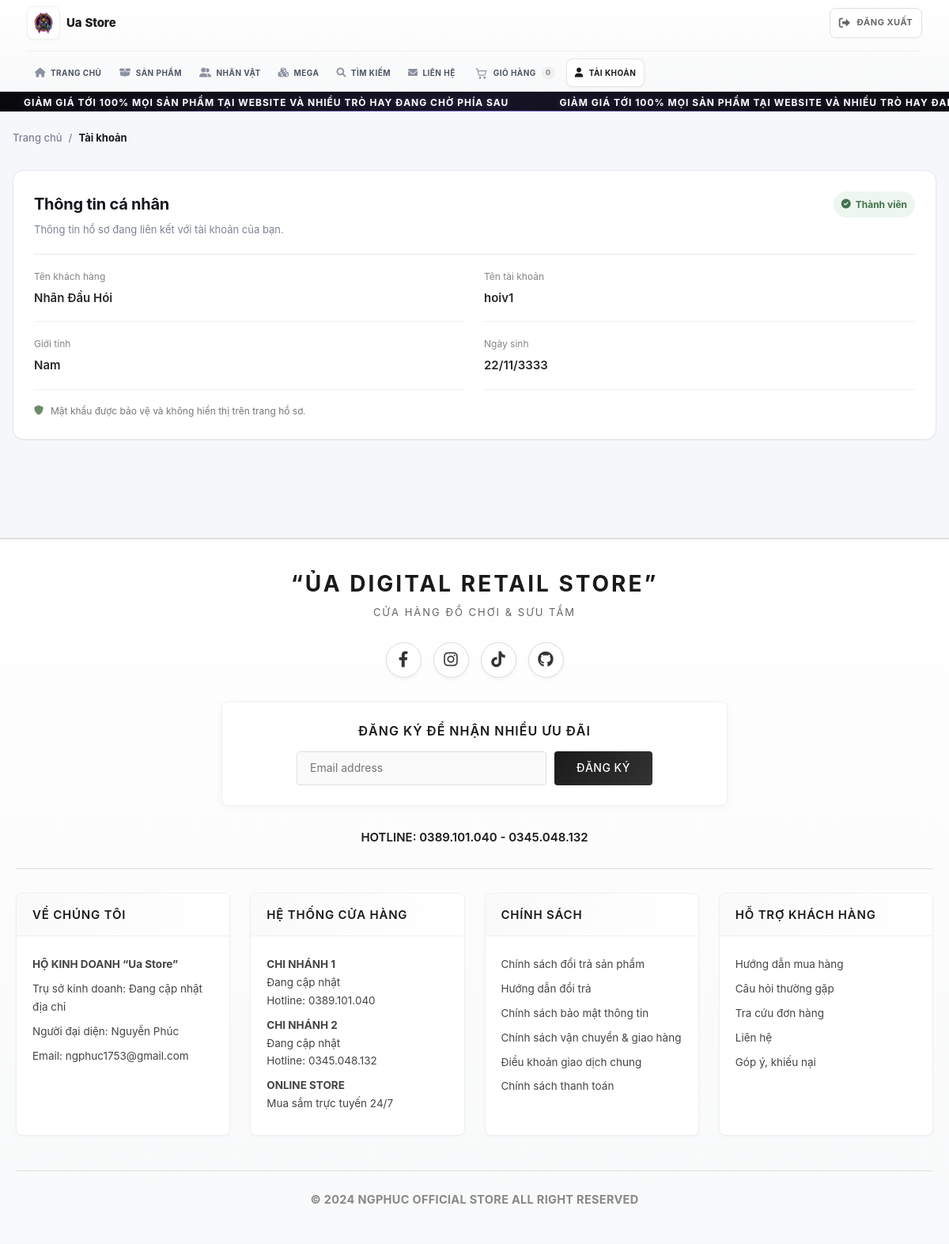
/my_account.php (signed in), run on the app's committed database.
### tables this page shows
CREATE TABLE IF NOT EXISTS `users` (
  `id` varchar(191) NOT NULL,
  `fullname` varchar(150) NOT NULL,
  `username` varchar(100) NOT NULL,
  `password` varchar(50) NOT NULL,
  `gender` enum('Nam','Nữ') NOT NULL,
  `dob` date NOT NULL,
  PRIMARY KEY (`id`),
  UNIQUE KEY `username` (`username`)
);

### my_account.php (the view, shortened to what this page needs)
<?php
require_once __DIR__ . '/config.php';
$username = $_SESSION['username'];
$sql = "SELECT * FROM users WHERE username = ?";
$stmt = $conn->prepare($sql);
$stmt->bind_param("s", $username);
$stmt->execute();
$result = $stmt->get_result();
$current_customer = $result->fetch_assoc();
$dateOfBirth = (string) $current_customer['dob'];
$dateOfBirthObject = DateTimeImmutable::createFromFormat('!Y-m-d', $dateOfBirth);
$dateOfBirthErrors = DateTimeImmutable::getLastErrors();
$formattedDateOfBirth = $dateOfBirthObject
    && ($dateOfBirthErrors === false
        || ($dateOfBirthErrors['warning_count'] === 0 && $dateOfBirthErrors['error_count'] === 0))
    ? $dateOfBirthObject->format('d/m/Y')
    : $dateOfBirth;
?>
<!DOCTYPE html>
<html lang="vi">
<head>
    <link rel="stylesheet" href="./style.css">
    <link rel="stylesheet" href="https://cdnjs.cloudflare.com/ajax/libs/font-awesome/6.0.0-beta3/css/all.min.css">
</head>
<body class="account-page">
<?php include __DIR__ . '/site_header.php'; ?>
    <div class="header-mid-bar">
        <div class="header-marquee position-relative font-weight-bold text-light bg-dark">
            <div class="marquee d-flex justify-content-around position-absolute">
                <span>GIẢM GIÁ TỚI 100% MỌI SẢN PHẨM TẠI WEBSITE VÀ NHIỀU TRÒ HAY ĐANG CHỜ PHÍA SAU</span>
                <span>GIẢM GIÁ TỚI 100% MỌI SẢN PHẨM TẠI WEBSITE VÀ NHIỀU TRÒ HAY ĐANG CHỜ PHÍA SAU</span>
            </div>
        </div>
    </div>
    <main class="account-page-shell">
        <nav class="product-breadcrumb product-catalog-breadcrumb" aria-label="Điều hướng">
            <a href="./index.php">Trang chủ</a>
            <span>/</span>
            <span class="current">Tài khoản</span>
        </nav>
        <section class="account-container" aria-labelledby="account-details-title">
            <div class="account-card-heading">
                <div>
                    <h2 id="account-details-title">Thông tin cá nhân</h2>
                    <p>Thông tin hồ sơ đang liên kết với tài khoản của bạn.</p>
                </div>
                <span class="account-status"><i class="fas fa-check-circle" aria-hidden="true"></i> Thành viên</span>
            </div>
            <div class="account-details">
                <div class="info-group">
                    <span class="account-field-label">Tên khách hàng</span>
                    <p><?php echo htmlspecialchars($current_customer['fullname'], ENT_QUOTES, 'UTF-8'); ?></p>
                </div>
                <div class="info-group">
                    <span class="account-field-label">Tên tài khoản</span>
                    <p><?php echo htmlspecialchars($current_customer['username'], ENT_QUOTES, 'UTF-8'); ?></p>
                </div>
                <div class="info-group">
                    <span class="account-field-label">Giới tính</span>
                    <p><?php echo htmlspecialchars($current_customer['gender'], ENT_QUOTES, 'UTF-8'); ?></p>
                </div>
                <div class="info-group">
                    <span class="account-field-label">Ngày sinh</span>
                    <p><?php echo htmlspecialchars($formattedDateOfBirth, ENT_QUOTES, 'UTF-8'); ?></p>
                </div>
            </div>
            <div class="account-security-note">
                <i class="fas fa-shield-alt" aria-hidden="true"></i>
                <span>Mật khẩu được bảo vệ và không hiển thị trên trang hồ sơ.</span>
            </div>
        </section>
    </main>
    <?php include __DIR__ . '/site_footer.php'; ?>
    </body>
</html>

### data on the page
users: fullname "Nhân Đầu Hói", username "hoiv1", gender "Nam", dob "22/11/3333"

### other printed values
$headerCartCount "0"
